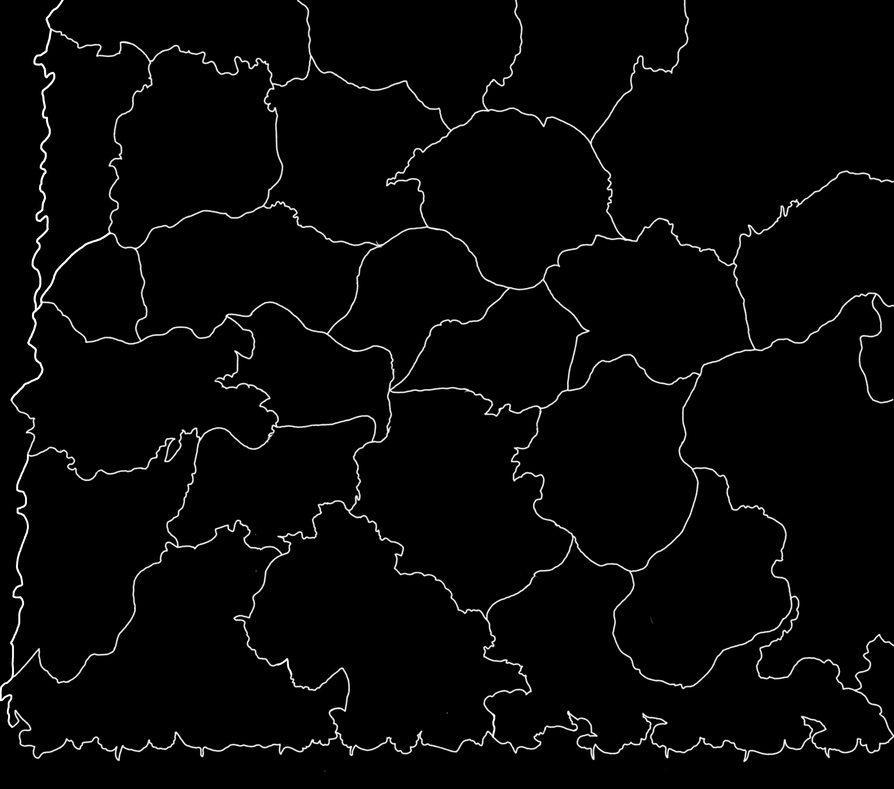
#> input picture Analisis Sampel/Sampel 3/sampel-3_batasan.PNG, 894 x 789 px, shrunk from 3200 x 2826 before the run
$ jupyter execute --allow-errors analisis-3_area_batasan.ipynb   (shell and % lines are left out)
#> lines starting #> are read from the running program, lines starting #| are printed output that depends on the picture; after the words box and inside, x2 and y2 are one past the last pixel; in counts of white or black regions, pixels touching at a corner belong together
### Analisis Sampel/Sampel 1/utils.py
import cv2
import matplotlib.pyplot as plt
import numpy as np
import math
import skimage as ski
import scipy
import skan
import networkx as nx

# memastikan gambar biner (hitam dan putih)
def binarize(image:np.ndarray, limit:int=127) -> np.ndarray:
    gray_image = cv2.cvtColor(image, cv2.COLOR_BGR2GRAY) if image.ndim > 2 else image
    _, binarized = cv2.threshold(gray_image, limit, 255, cv2.THRESH_BINARY)
    return binarized

# menyimpulkan data statistik
def summarizeData(data:np.ndarray, printTitle:str="") -> dict[str, float]:
    num = len(data)
    mean = np.mean(data)
    sd = np.std(data)
    median = np.median(data)
    mad = np.median(np.abs(data - median))
    minimum = min(data)
    maximum = max(data)

    if len(printTitle) > 0:
        print(f"DATA SUMMARY of [{printTitle}]:")
        print(f"Num     : {num}")
        print(f"Mean    : {mean:.4f}")
        print(f"SD      : {sd:.4f}")
        print(f"SD rel  : {sd/mean*100:.2f}%")
        print(f"Median  : {median:.4f}")
        print(f"MAD     : {mad:.4f}")
        print(f"MAD rel : {mad/median*100:.2f}%")
        print(f"Min     : {minimum:.4f}")
        print(f"Max     : {maximum:.4f}")
        print("")

    return {
        'num': num,
        'mean': mean,
        'sd': sd,
        'median': median,
        'mad': mad,
        'min': minimum,
        'max': maximum
    }

# menentukan jarak antartitik tengah pasangan tetangga
# [12 lines left out: functions getNeighborCenterDistance, getNeighborOrientationDistance, not called in this run]

def extractContours(binary:np.ndarray) -> list:
    contours, _ = cv2.findContours(binary, cv2.RETR_EXTERNAL, cv2.CHAIN_APPROX_NONE)
    return list(contours)

# [63 lines left out: functions interpolateCoordinates, interpolateContours, standardizeContours, alignContour, distancesByShifting, not called in this run]

def procrustesDistance(contour1:np.ndarray, contour2:np.ndarray) -> float:
    return np.sqrt(np.sum((contour1 - contour2) ** 2))

# [116 lines left out: functions procrustesDistances, rotateSVD, processGPA, testRotationalSymmetry, testReflectionalSymmetry, testParallel and 4 more, not called in this run]

def contourNorms(contours_interpolated:np.ndarray) -> float:
    return np.linalg.norm(contours_interpolated, axis=(1,2))

# [97 lines left out: functions drawStandardizedContour, drawStandardizedCoordinates, drawRotationalSymmetryAxis, drawReflectionalSymmetryAxis, not called in this run]

# memetakan skeletonisasi elemen-elemen pipih dan bercabang
def skeletonize(binary_image:np.ndarray, min_valid_length:int=2) -> tuple[np.ndarray, skan.Skeleton]:

    skeleton_image = ski.morphology.skeletonize(binary_image, method='lee')

    skeleton_skan = skan.Skeleton(skeleton_image)
    skeleton_skan = pruneSkeleton(skeleton_skan, min_valid_length)
    skeleton_image = imageFromSkan(skeleton_skan)

    return skeleton_image, skeleton_skan

def imageFromSkan(skeleton_skan):
    return np.array((skeleton_skan.path_label_image() > 0) * 255).astype(np.uint8)

# [92 lines left out: functions smoothBinary, mapThickness, findLocalBranchOrientation, findLocalBranchCurvature, not called in this run]

# def divideBranches(branch_binary, skeleton_skan, intersection_size:2):
#     skeleton_binary = np.zeros(branch_binary.shape, np.uint16)


def giveZeroCurvature(branch_coordinates:np.ndarray):
    return np.zeros(len(branch_coordinates))

# [109 lines left out: functions mapBranchOrientation, mapBranchCurvature, pruneSkeleton, not called in this run]

# [25 lines of commented-out code are left out]
def getAreaOccupancy(binary_objects:np.ndarray, binary_background:np.ndarray=None) -> float:
    object_area = np.count_nonzero(binary_objects)
    background_area = np.count_nonzero(binary_background) if binary_background is not None else binary_objects.size
    area_occupancy = object_area / background_area
    return area_occupancy

# [10 lines left out: function showLabeledMap, not called in this run]

### Analisis Sampel/Sampel 3/analisis-3_area_batasan.ipynb
# Sampel 3, Area dan Batasan Motif

[cell 1]
import cv2
import numpy as np
import pandas as pd
import seaborn as sns
import matplotlib.pyplot as plt
import skan
from utils import *

[cell 2]
border = cv2.imread('sampel-3_batasan.PNG')
#> border is the input picture: shape (789, 894, 3); mean B, G, R 6.3, 6.3, 6.3
border_binary = binarize(border)
#> in binarize, `_, binarized = cv2.threshold(gray_image, limit, 255, cv2.THRESH_BINARY)`: binarized: shape (789, 894); 2.5% white in thin lines or dots
leaf_area = cv2.imread('sampel-3_area-daun.PNG')
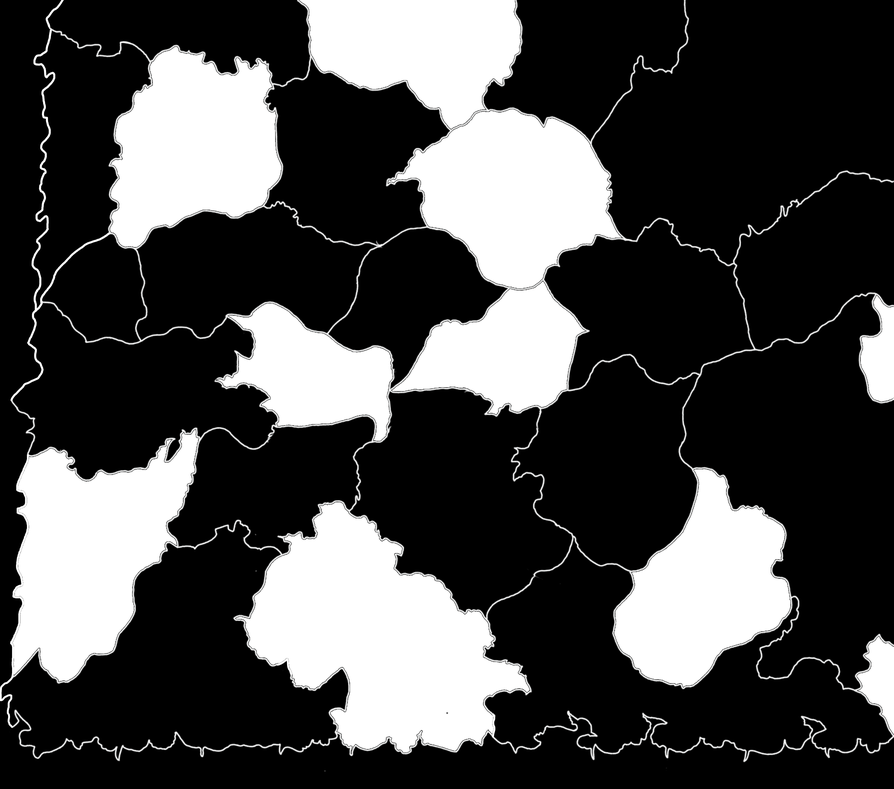
#> input picture Analisis Sampel/Sampel 3/sampel-3_area-daun.png, 894 x 789 px, shrunk from 3200 x 2826 before the run, found by its file name
#> leaf_area is the input picture: shape (789, 894, 3); mean B, G, R 72.9, 72.9, 72.9
leaf_area_binary = binarize(leaf_area) - border_binary
#> call 2 of binarize, with limit = 127
#> in binarize (call 2), `_, binarized = cv2.threshold(gray_image, limit, 255, cv2.THRESH_BINARY)`:
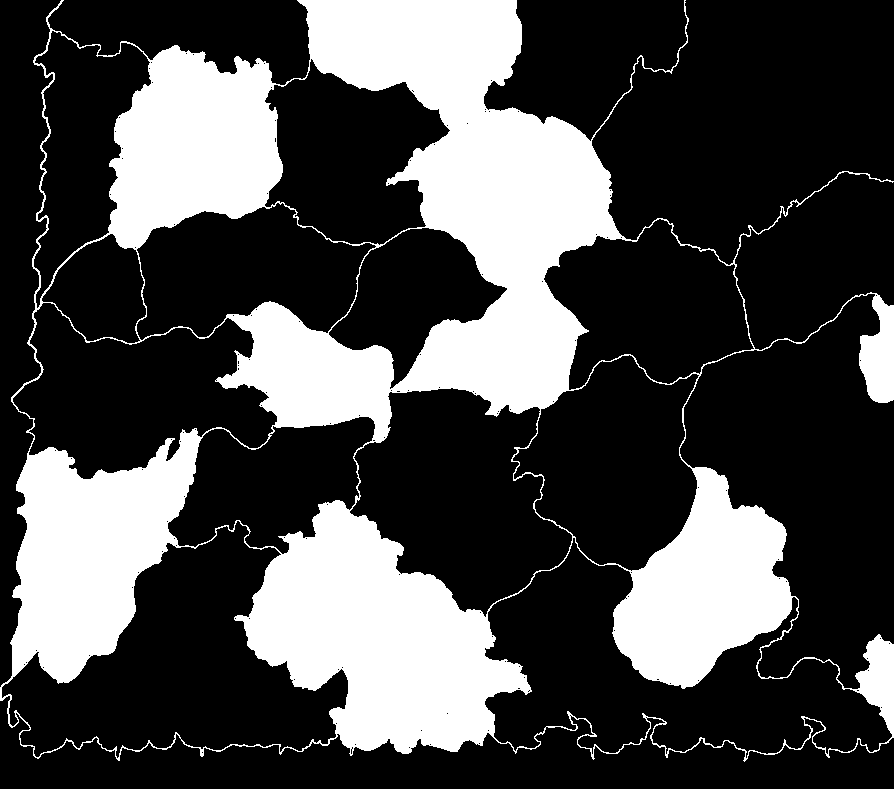
#> binarized: shape (789, 894); 29% white; 1 white region, box (x1, y1, x2, y2) and area: (0, 0, 894, 762) 204454
semicircle_area = cv2.imread('sampel-3_area-separuh-lingkaran.PNG')
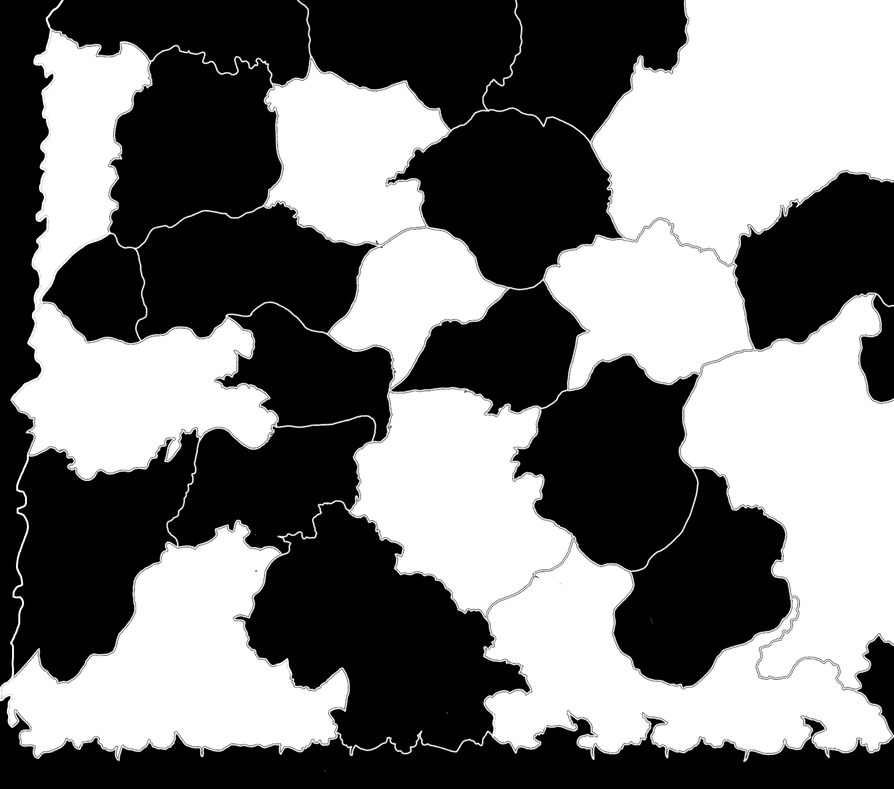
#> input picture Analisis Sampel/Sampel 3/sampel-3_area-separuh-lingkaran.png, 894 x 789 px, shrunk from 3200 x 2826 before the run, found by its file name
#> semicircle_area is the input picture: shape (789, 894, 3); mean B, G, R 119.5, 119.5, 119.5
semicircle_area_binary = binarize(semicircle_area) - border_binary
#> in binarize (call 3), `_, binarized = cv2.threshold(gray_image, limit, 255, cv2.THRESH_BINARY)`: binarized: shape (789, 894); 47.5% white; 1 white region, box (x1, y1, x2, y2) and area: (0, 0, 894, 762) 334997
square_area = cv2.imread('sampel-3_area-kotak.PNG')
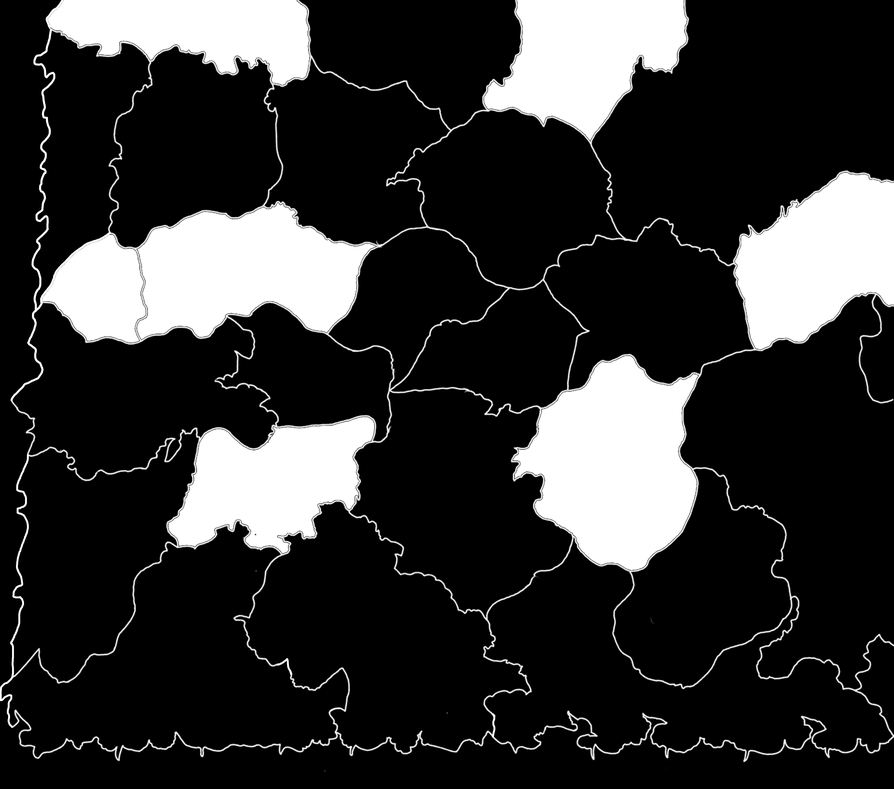
#> input picture Analisis Sampel/Sampel 3/sampel-3_area-kotak.png, 894 x 789 px, shrunk from 3200 x 2826 before the run, found by its file name
#> square_area is the input picture: shape (789, 894, 3); mean B, G, R 50, 50, 50
square_area_binary = binarize(square_area) - border_binary
#> in binarize (call 4), `_, binarized = cv2.threshold(gray_image, limit, 255, cv2.THRESH_BINARY)`: binarized: shape (789, 894); 19.9% white; 1 white region, box (x1, y1, x2, y2) and area: (0, 0, 894, 762) 140075

[cell 3]
plt.figure(figsize=(10, 10))
plt.imshow(border_binary, cmap='grey')

## Tutupan Area

[cell 4]
leaf_area_occupancy = getAreaOccupancy(leaf_area_binary)
#> in getAreaOccupancy, `object_area = np.count_nonzero(binary_objects)`: object_area = 187150
#> in getAreaOccupancy, `area_occupancy = object_area / background_area`: area_occupancy = 0.265
#> leaf_area_occupancy = 0.265
semicircle_area_occupancy = getAreaOccupancy(semicircle_area_binary)
#> semicircle_area_occupancy = 0.45
square_area_occupancy = getAreaOccupancy(square_area_binary)
#> square_area_occupancy = 0.174

print(f"Leaf       Area Occupancy : {leaf_area_occupancy*100:.2f}%")
#| Leaf       Area Occupancy : 26.53%
print(f"Semicircle Area Occupancy : {semicircle_area_occupancy*100:.2f}%")
#| Semicircle Area Occupancy : 45.04%
print(f"Square     Area Occupancy : {square_area_occupancy*100:.2f}%")
#| Square     Area Occupancy : 17.41%

[cell 5]
total_area_binary = leaf_area_binary + semicircle_area_binary + square_area_binary

num_area, area_map, area_stats, area_centroids = cv2.connectedComponentsWithStats(total_area_binary)
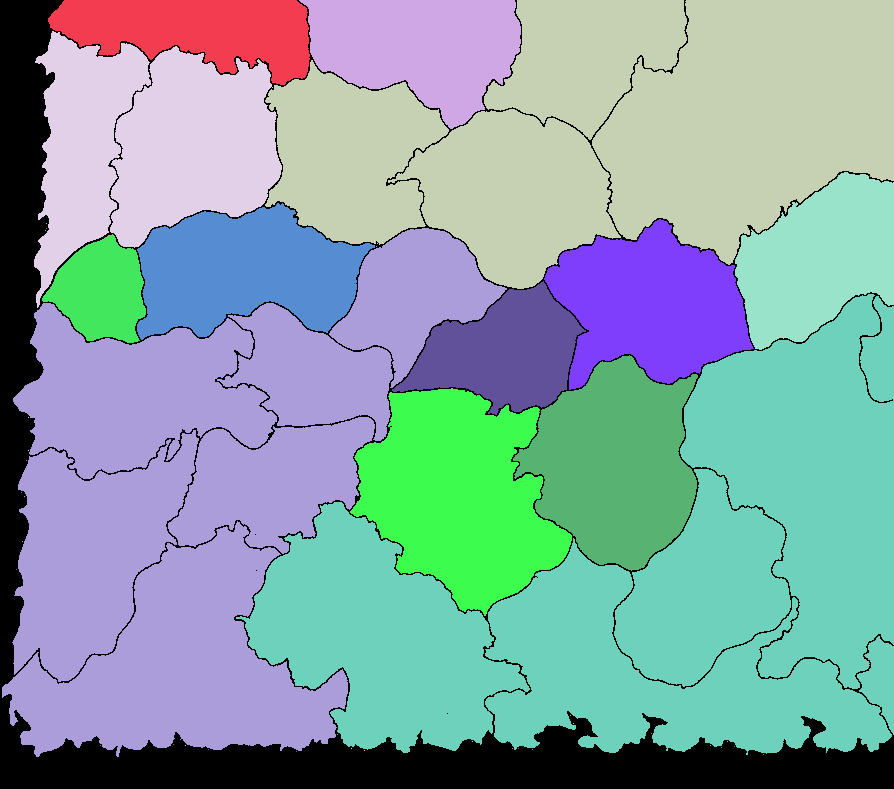
#> area_map: shape (789, 894) int32; 45 distinct labels, from 0 to 44; one colour per label, 0 black
#> num_area = 45; area_stats = 45 rows, first 6: [0, 0, 894, 789, 78000], [48, 0, 262, 85, 14370], [299, 0, 222, 129, 19053], [265, 0, 629, 289, 120452], [34, 31, 248, 277, 40218], [735, 172, 159, 178, 18990]; area_centroids = 45 pairs, first value 16 to 818.1, second value 29.78 to 754

num_area
#> Out = 45

[cell 6]
area_volume = area_stats[1:, cv2.CC_STAT_AREA]
#> area_volume = 44 values, max 154140 at index 14, min 1 at index 7, mean 14258.3

summarizeData(area_volume,"Area Volumes")
#> in summarizeData, `num = len(data)`: num = 44
#> in summarizeData, `mean = np.mean(data)`: mean = 14258.3
#> in summarizeData, `sd = np.std(data)`: sd = 34959
#> in summarizeData, `median = np.median(data)`: median = 1
#> in summarizeData, `mad = np.median(np.abs(data - median))`: mad = 0
#> in summarizeData, `minimum = min(data)`: minimum = 1
#> in summarizeData, `maximum = max(data)`: maximum = 154140
#| Num     : 44
#| Mean    : 14258.3182
#| SD      : 34958.9765
#| SD rel  : 245.18%
#| Median  : 1.0000
#| MAD     : 0.0000
#| MAD rel : 0.00%
#| Min     : 1.0000
#| Max     : 154140.0000

sns.histplot(np.sqrt(area_volume), kde=True, bins=30)
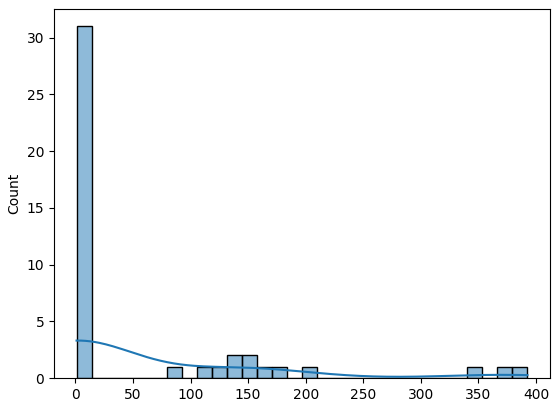
#> figure drawn by matplotlib, 1 panel; tallest bar 31 high, from x = 1 to 14.05; curve peaks at x = 2.97, y = 3.31

#> (a cell that did not finish here is left out)

#> in skeletonize, `skeleton_image = ski.morphology.skeletonize(binary_image, method='lee')`:
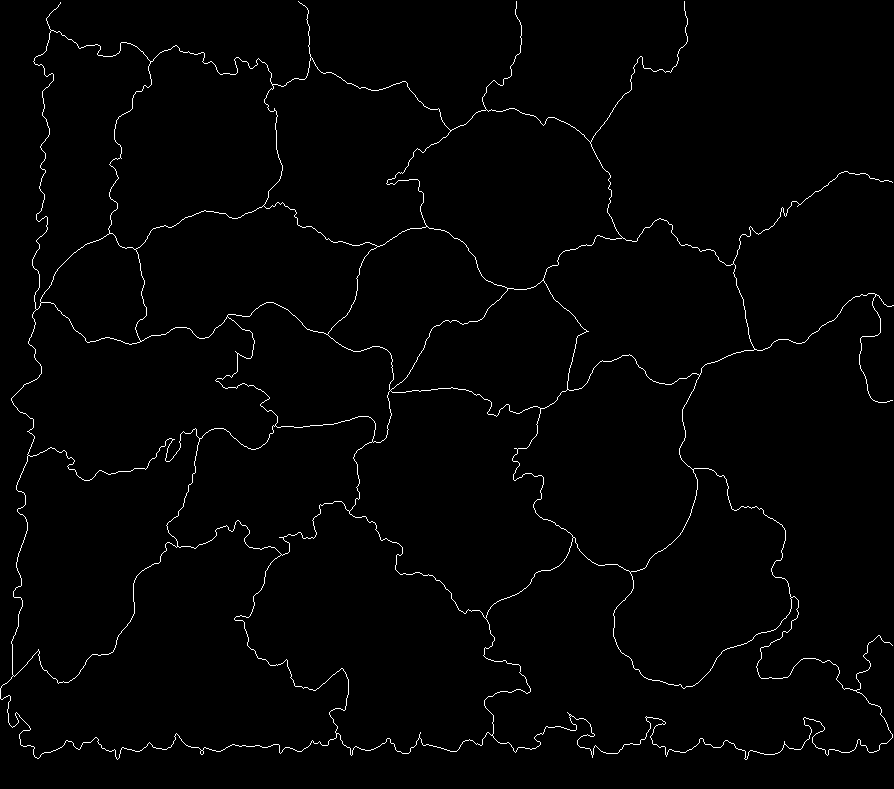
#> skeleton_image: shape (789, 894) bool; 1.4% white in thin lines or dots

curvature_map = mapBranchCurvature(border_skeleton_image, border_skan, 21)
curvature_map_test = curvature_map.copy()
curvature_map_test[np.isnan(curvature_map)] = 0
curvature_map_test = cv2.dilate(curvature_map_test, np.ones((3, 3), np.uint8), iterations=5)

plt.imshow(curvature_map_test / np.pi * 180, cmap='nipy_spectral', vmin=0, vmax=180, interpolation='nearest')

#> (a cell that did not finish here is left out)
